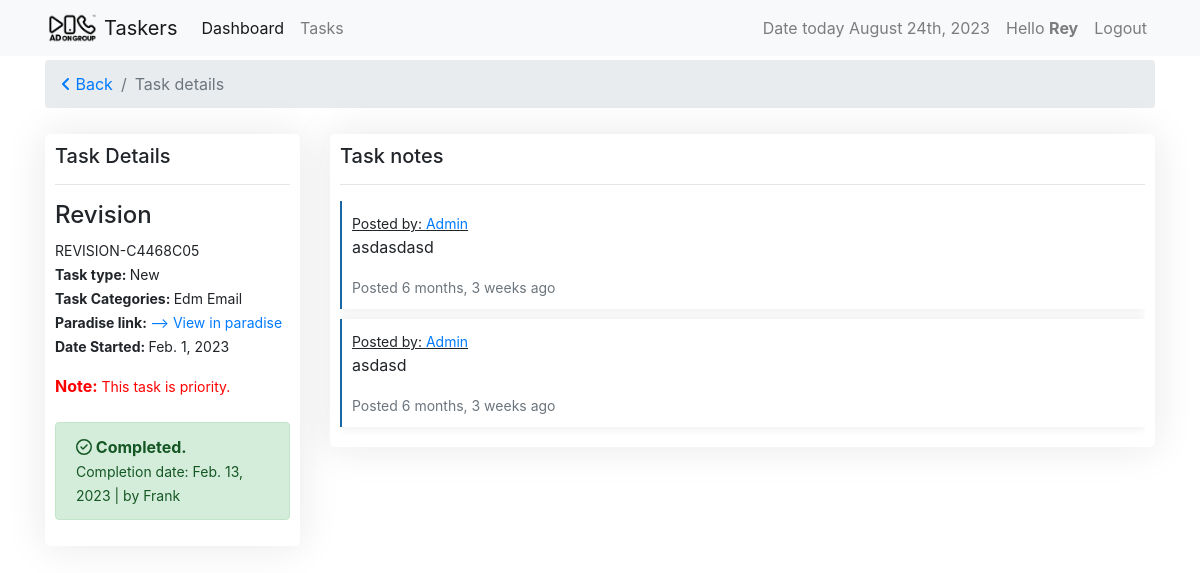
Screenshot of /tasks/revision-c4468c05 (signed in) with the database file from the repository.
### tasks/models.py (models this page shows, shortened)
class Task(models.Model):
    slug = models.SlugField(unique=True, null=True, blank=True)
    user = models.ForeignKey(settings.AUTH_USER_MODEL,
                             on_delete=models.CASCADE, verbose_name='designers')
    task_type = models.ForeignKey(
        TaskType, on_delete=models.CASCADE, default=1)
    task_category = models.ForeignKey(
        TaskCategory, on_delete=models.CASCADE, default=1)
    name = models.CharField(max_length=120, verbose_name="Client name")
    paradise_link = models.URLField(
        blank=True, null=True, verbose_name="task link")
    check_list = models.ForeignKey(CheckList, on_delete=models.CASCADE, default=1)
    is_priority = models.BooleanField(
        default=False, verbose_name="Is Task Priority?", help_text="Checked if task is priority.")
    is_done = models.BooleanField(default=False, verbose_name="Is Task Completed?",
                                  help_text="Note: Checked if you're done.")
    created = models.DateTimeField(auto_now_add=True)
    updated = models.DateTimeField(auto_now=True)
    class Meta:
        ordering = ['-is_priority', 'is_done', '-updated', '-created']

class BaseTime(models.Model):
    created = models.DateTimeField(auto_now_add=True)
    updated = models.DateTimeField(auto_now=True)

class TaskType(BaseTime, models.Model):
    name = models.CharField(max_length=60)
    task_point = models.FloatField(default=0.0)
    def __str__(self):
        return self.name

class TaskCategory(BaseTime, models.Model):
    name = models.CharField(max_length=120, unique=True)
    task_point = models.FloatField(default=0.0)
    class Meta:
        verbose_name_plural = "Task Categories"
    def __str__(self):
        return self.name

class TaskRemark(BaseTime, models.Model):
    user = models.ForeignKey(settings.AUTH_USER_MODEL,
                             on_delete=models.CASCADE, default=1)
    task = models.ForeignKey(Task, on_delete=models.CASCADE)
    remarks = models.TextField(help_text="You can use html elements for your notes")
    class Meta:
        ordering = ['-updated', '-created']

class BaseTime(models.Model):
    created = models.DateTimeField(auto_now_add=True)
    updated = models.DateTimeField(auto_now=True)

### tasks/views.py (the view, shortened to what this page needs)
# urls.py: path('<slug>', views.TaskUpdateView.as_view(), name="taskdetail"),
class TaskUpdateView(View):
    form_class = AdminTaskForm
    template_name = 'task_detail_template.html'
    @method_decorator(login_required)
    def dispatch(self, *args, **kwargs):
        return super().dispatch(*args, **kwargs)
    def get(self, request, *args, **kwargs):
        task_slug = kwargs.get('slug')
        task = get_object_or_404(Task, slug=task_slug)
        remark_form = RemarksForm(request.POST or None)
        if request.user.is_superuser:
            form = AdminTaskForm(request.POST or None, instance=task)
        else:
            form = self.form_class(request.POST or None, instance=task)
        context = {'form': form, 'instance': task, 'remark_form': remark_form}
        return render(request, self.template_name, context)

### tasks/templates/task_detail_template.html (shortened to what this page needs)
{% extends 'base.html' %}
{% load crispy_forms_tags %}
{% block content %}
<nav aria-label="breadcrumb">
    <ol class="breadcrumb">
      <li class="breadcrumb-item"><a href="{{request.META.HTTP_REFERER}}"><i class="fa-solid fa-angle-left"></i> Back</a></li>
      <li class="breadcrumb-item active" aria-current="page">Task details</li>
    </ol>
</nav>
{% if instance.is_done %}
<div class="row">
    <div class="col-sm-3">
        <div class="card-container mb-3">
            <div>
                <h5>Task Details
                </h5>
                <hr>
                <div class="mb-3">
                    <h4>{{ instance.name|title }}</h4>
                    <small>{{ instance.slug|upper }}</small>
                    <br>
                    <small><strong>Task type: </strong>{{ instance.task_type|title }}</small> <br>
                    <small><strong>Task Categories: </strong>{{ instance.task_category|title }}</small> <br>
                    {% if instance.paradise_link %}
                    <small><strong>Paradise link: </strong><a href="{{ instance.paradise_link }}"> --> View in paradise</a></small> <br>
                    {% endif %}
                    <small><strong>Date Started: </strong>{{ instance.created|date }}</small> <br>
                </div>
                {% if instance.is_priority %}
                    <div class="priority">
                        <strong class="priority">Note: </strong><small>This task is priority.</small>
                    </div>
                    <br>
                {% endif %}
                {% if instance.is_done %}
                    <div class="alert alert-success" role="alert">
                        <strong><i class="fa-regular fa-circle-check"></i> Completed.</strong><br>
                        <small>Completion date: {{ instance.updated|date }} | by {{ instance.user|title }}</small>
                    </div>
                {% else %}
                    <div class="alert alert-info" role="alert">
                        <strong>Working in progress...</strong>
                    </div>
                {% endif %}
            </div>
        </div>
    </div>
    <div class="col-sm-9">
        <div class="card-container">
            <div>
                <h5>Task notes</h5>
                <hr>
                {% if not instance.taskremark_set.all %}
                <small class="text-muted">No notes available</small>
                {% else %}
                <div class="note-scroll">
                {% for note in instance.taskremark_set.all %}
                    <div class="note">
                        {% if note.count == 0 %}
                            <p>No notes here...</p>
                        {% else %}
                            <small><u>Posted by: <a href="">{{ note.user|title }}</a></u></small>
                            <p>{{ note.remarks|safe }}</p>
                            <small class="text-muted">Posted {{note.created|timesince}} ago</a></small> <br>
                        {% endif %}
                    </div>
                {% endfor %}
                {% endif %}
                </div>
            </div>
        </div>
    </div>
</div>
{% endif %}
{% endblock %}

### templates/includes/header.html (shortened to what this page needs)
{% load static %}
{% load tz %}
<nav class="navbar navbar-expand-lg navbar-light bg-light">
    <div class="container">
        <a class="navbar-brand" href="{% url 'taskers:userview' %}">
            <img src="{% static 'img/AOG-logo_black.png' %}" width="auto" height="30" class="d-inline-block align-top" alt="">
            Taskers
        </a>
        <div class="collapse navbar-collapse" id="navbarSupportedContent">
        <ul class="navbar-nav mr-auto">
            <li class="nav-item active">
                <a class="nav-link" href="{% url 'dashboards:dashboard' %}">Dashboard</a>
            </li>
            <li class="nav-item">
                <a class="nav-link" href="{% url 'taskers:userview' %}">Tasks <span class="sr-only">(current)</span></a>
            </li>
        </ul>
        <ul class="navbar-nav float-left">
            <li class="nav-item">
                <a class="nav-link" href="#">
                    {% timezone  "Asia/Manila" %}
                        Date today {% now "F jS, Y" %}
                    {% endtimezone  %}
                </a>
            </li>
            <li class="nav-item">
                <a class="nav-link" href="#">Hello <strong>{{ request.user.get_username|title }}</strong></a>
            </li>
            {% if request.user.is_authenticated %}
            <li class="nav-item">
                <a class="nav-link" href="#" data-toggle="modal" data-target="#logoutModalCenter">Logout</a>
            </li>
            {% endif %}
        </ul>
        </div>
    </div>
</nav>

### tasks/static/style.css (style rules this page uses)
.note { background-color: rgba(255, 255, 255, 0.945); padding: 10px; box-shadow: 0 0 10px rgba(34, 34, 34, 0.1); margin-bottom: 10px; border-left: 2px solid rgb(24, 102, 165); }
.priority { color: red; }
.card-container { background-color: #fff; box-shadow: 0 0 40px rgba(34, 34, 34, .1); padding: 10px; margin-top: 10px; border-radius: 5px; }
.note-scroll { overflow: auto; height: auto; max-height: 30vh; }

### rows the page displays
Task: name "Revision", slug "REVISION-C4468C05", task_type "New", task_category "Edm Email", created "Feb. 1, 2023", updated "Feb. 13, 2023", user "Frank"
TaskRemark: user "Admin", remarks "asdasdasd", created "6 months, 3 weeks"
TaskRemark: user "Admin", remarks "asdasd", created "6 months, 3 weeks"

### other values shown
{{ request.user.get_username|title }} "Rey"
